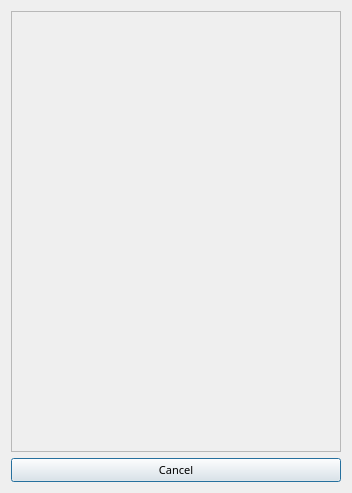
<ui version="4.0" >
 <comment>Python:from ChangeIndicatedLE import ChangeIndicatedLE</comment>
 <class>ColorChooserBase</class>
 <widget class="QDialog" name="ColorChooserBase" >
  <property name="geometry" >
   <rect>
    <x>0</x>
    <y>0</y>
    <width>352</width>
    <height>493</height>
   </rect>
  </property>
  <property name="sizePolicy" >
   <sizepolicy vsizetype="MinimumExpanding" hsizetype="MinimumExpanding" >
    <horstretch>0</horstretch>
    <verstretch>0</verstretch>
   </sizepolicy>
  </property>
  <property name="font" >
   <font>
    <family>Droid Sans</family>
    <pointsize>8</pointsize>
   </font>
  </property>
  <property name="windowTitle" >
   <string>Select color</string>
  </property>
  <layout class="QVBoxLayout" name="verticalLayout" >
   <item>
    <widget class="QFrame" name="frame" >
     <property name="frameShape" >
      <enum>QFrame::StyledPanel</enum>
     </property>
     <property name="frameShadow" >
      <enum>QFrame::Raised</enum>
     </property>
    </widget>
   </item>
   <item>
    <widget class="QPushButton" name="pushButton4" >
     <property name="text" >
      <string>Cancel</string>
     </property>
    </widget>
   </item>
  </layout>
 </widget>
 <layoutdefault spacing="6" margin="11" />
 <pixmapfunction>qPixmapFromMimeSource</pixmapfunction>
 <resources/>
 <connections>
  <connection>
   <sender>pushButton4</sender>
   <signal>clicked()</signal>
   <receiver>ColorChooserBase</receiver>
   <slot>close()</slot>
   <hints>
    <hint type="sourcelabel" >
     <x>175</x>
     <y>472</y>
    </hint>
    <hint type="destinationlabel" >
     <x>175</x>
     <y>246</y>
    </hint>
   </hints>
  </connection>
 </connections>
</ui>
